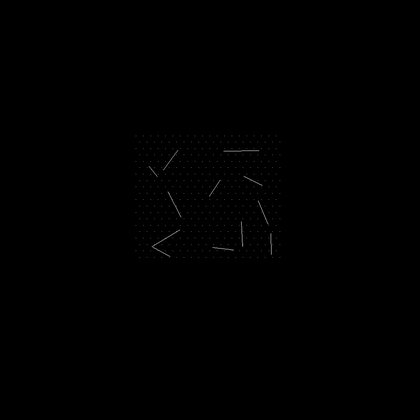
%> input picture 6Jan2020-hexagonal-plus-lines.tif, 420 x 420 px, shrunk from 1024 x 1024 before the run
$ octave --eval "GaussianParameter(imread('../6Jan2020-hexagonal-plus-lines.tif'));"   (GNU Octave 9; MATLAB toolbox functions it lacks are replaced by stand-ins)
%> lines starting %> are read from the running program, lines starting %| are printed output that depends on the picture
### MatlabScripts/tight_subplot.m
function [ha, pos] = tight_subplot(Nh, Nw, gap, marg_h, marg_w)
%> called with Nh = 4, Nw = 7

% tight_subplot creates "subplot" axes with adjustable gaps and margins
%
% [ha, pos] = tight_subplot(Nh, Nw, gap, marg_h, marg_w)
%
%   in:  Nh      number of axes in hight (vertical direction)
%        Nw      number of axes in width (horizontaldirection)
%        gap     gaps between the axes in normalized units (0...1)
%                   or [gap_h gap_w] for different gaps in height and width
%        marg_h  margins in height in normalized units (0...1)
%                   or [lower upper] for different lower and upper margins
%        marg_w  margins in width in normalized units (0...1)
%                   or [left right] for different left and right margins
%
%  out:  ha     array of handles of the axes objects
%                   starting from upper left corner, going row-wise as in
%                   subplot
%        pos    positions of the axes objects
%
%  Example: ha = tight_subplot(3,2,[.01 .03],[.1 .01],[.01 .01])
%           for ii = 1:6; axes(ha(ii)); plot(randn(10,ii)); end
%           set(ha(1:4),'XTickLabel',''); set(ha,'YTickLabel','')

% Pekka Kumpulainen 21.5.2012   @tut.fi
% Tampere University of Technology / Automation Science and Engineering


if nargin<3; gap = .02; end
if nargin<4 || isempty(marg_h); marg_h = .05; end
if nargin<5; marg_w = .05; end

if numel(gap)==1;
    gap = [gap gap];
end
if numel(marg_w)==1;
    marg_w = [marg_w marg_w];
end
if numel(marg_h)==1;
    marg_h = [marg_h marg_h];
end

axh = (1-sum(marg_h)-(Nh-1)*gap(1))/Nh;
axw = (1-sum(marg_w)-(Nw-1)*gap(2))/Nw;

py = 1-marg_h(2)-axh;

% ha = zeros(Nh*Nw,1);
ii = 0;
for ih = 1:Nh
    px = marg_w(1);

    for ix = 1:Nw
        ii = ii+1;
        ha(ii) = axes('Units','normalized', ...
            'Position',[px py axw axh], ...
            'XTickLabel','', ...
            'YTickLabel','');
        px = px+axw+gap(2);
    end
    py = py-axh-gap(1);
end
if nargout > 1
    pos = get(ha,'Position');
end
ha = ha(:);

### MatlabScripts/GaussianParameter.m
function [] = GaussianParameter(image, hsizeArr, sigmaArr, zoomIn)
% [] = GaussianParameter(image[, hsizeArr][, sigmaArr][, zoomIn])
% This function is used to visualize the effect of Gaussian filter size and
% sigma.
% 'image' is a 2D matrix of a grayscale image
% 'hsizeArr' is the candidate filter size/length array
% 'sigmaArr' is the candidate Gaussian sigma array
% 'zoomIn' is the ratio of zoom in and appies on all subplots
% Example Use:
% GaussianParameter(image, [], [], 2.5)
% Ziyi. Feb, 2020.

   if nargin<4, zoomIn = 1;end
   if nargin<3 || isempty(sigmaArr), sigmaArr = 1:4;end
   if nargin<2 || isempty(hsizeArr), hsizeArr = 4:2:16;end

   % zoom in calculation
   xzoomIn(1) = ceil(size(image, 1) / 2 * (1 - 1.0/zoomIn));
   xzoomIn(2) = size(image, 1) - xzoomIn(1);
   yzoomIn(1) = ceil(size(image, 2) / 2 * (1 - 1.0/zoomIn));
   yzoomIn(2) = size(image, 2) - yzoomIn(1);
   if xzoomIn(1)<1, xzoomIn(1)=1;end
   if yzoomIn(1)<1, yzoomIn(1)=1;end
   % plot
   figure
   ha = tight_subplot(length(sigmaArr), length(hsizeArr));
   count = 0;
   for sigma = sigmaArr
      for hsize = hsizeArr

           count = count + 1;
           axes(ha(count)); %#ok
           h = fspecial('gaussian', hsize, sigma);
           image_ = imfilter(image, h);

           image_ = image_(xzoomIn(1):xzoomIn(2), yzoomIn(1):yzoomIn(2)); % zoom in
           imshow(image_, [min(image_, [], 'all'), max(image_, [], 'all')]);
           colormap bone
           titleStr = "l:" + hsize + " s:" + sigma;
           title(titleStr);
       end
   end
%> this loop made 4 passes
%> pass 1, in GaussianParameter, `for hsize = hsizeArr  count = count + 1; axes(ha(count)); h = fspecial..`:
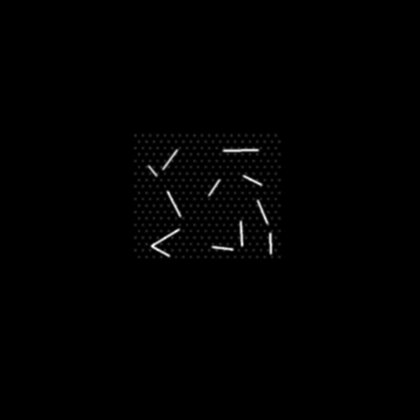
%> displayed picture: size 420x420, on the screen's scale of 0 to 255; min 0, max 255, mean 1.5
%> after the loop, count = 28
%> `GaussianParameter(imread('../6Jan2020-hexagonal-plus-lines.tif'));`:
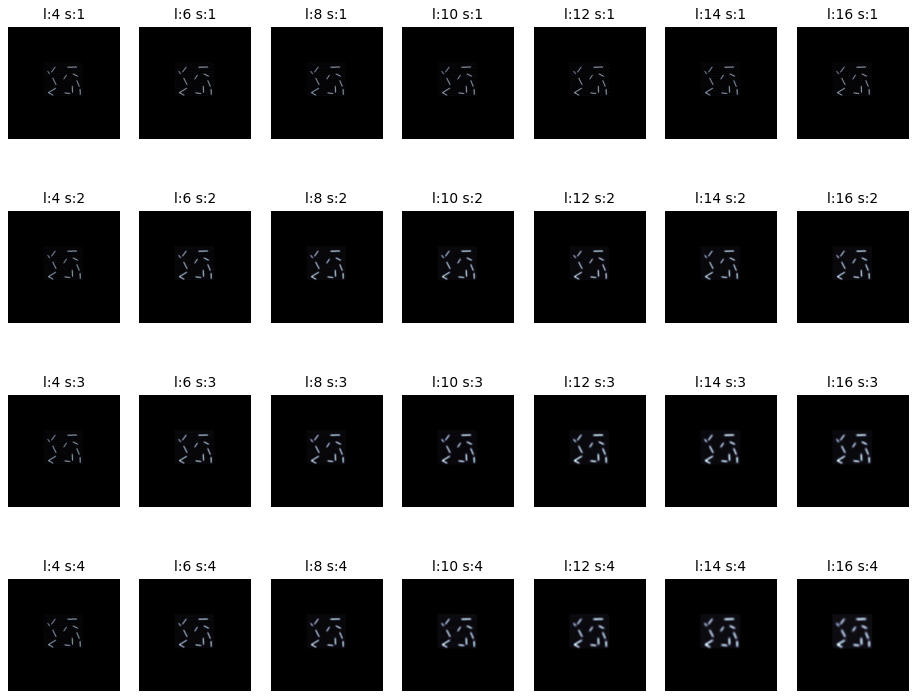
%> figure redrawn from the program's plot data, 28 panels
end
